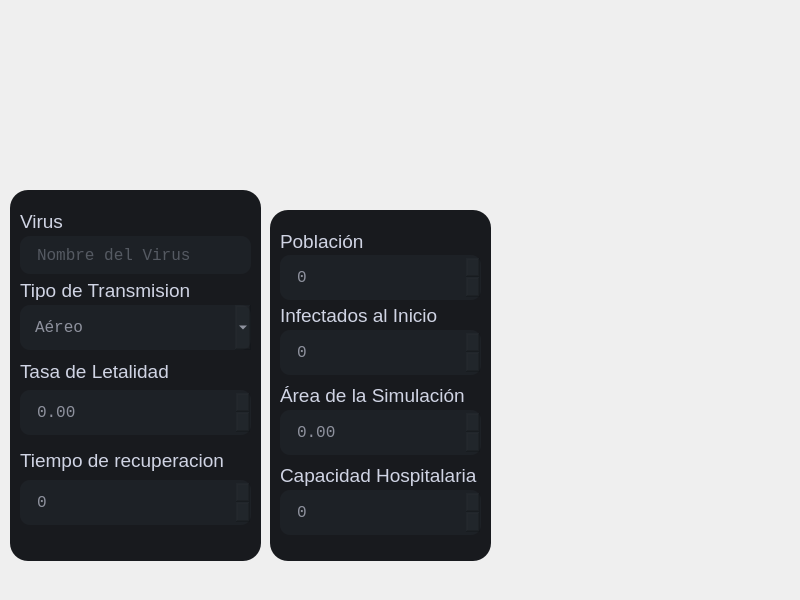
      <widget class="QStackedWidget" name="tarjeta">
       <property name="geometry">
        <rect>
         <x>70</x>
         <y>0</y>
         <width>800</width>
         <height>600</height>
        </rect>
       </property>
       <property name="styleSheet">
        <string notr="true">background: none;</string>
       </property>
       <widget class="QWidget" name="panel">
        <property name="styleSheet">
         <string notr="true">background:transparent;</string>
        </property>
        <widget class="QFrame" name="frame_21">
         <property name="geometry">
          <rect>
           <x>0</x>
           <y>170</y>
           <width>601</width>
           <height>401</height>
          </rect>
         </property>
         <property name="frameShape">
          <enum>QFrame::Shape::StyledPanel</enum>
         </property>
         <property name="frameShadow">
          <enum>QFrame::Shadow::Raised</enum>
         </property>
         <widget class="QFrame" name="frame_22">
          <property name="geometry">
           <rect>
            <x>10</x>
            <y>20</y>
            <width>251</width>
            <height>371</height>
           </rect>
          </property>
          <property name="styleSheet">
           <string notr="true">background-color: rgb(24, 26, 30);
border: 0px;
border-radius: 18px;
</string>
          </property>
          <property name="frameShape">
           <enum>QFrame::Shape::StyledPanel</enum>
          </property>
          <property name="frameShadow">
           <enum>QFrame::Shadow::Raised</enum>
          </property>
          <widget class="QLabel" name="info_8">
           <property name="geometry">
            <rect>
             <x>10</x>
             <y>20</y>
             <width>165</width>
             <height>21</height>
            </rect>
           </property>
           <property name="sizePolicy">
            <sizepolicy hsizetype="Fixed" vsizetype="Fixed">
             <horstretch>0</horstretch>
             <verstretch>0</verstretch>
            </sizepolicy>
           </property>
           <property name="font">
            <font>
             <family>Arial</family>
             <pointsize>14</pointsize>
            </font>
           </property>
           <property name="styleSheet">
            <string notr="true">background: none;
border: 0px;
color: rgb(98, 126, 152);</string>
           </property>
           <property name="text">
            <string>&lt;html&gt;&lt;head/&gt;&lt;body&gt;&lt;p&gt;&lt;span style=&quot; color:#d0d4e4;&quot;&gt;Virus&lt;/span&gt;&lt;/p&gt;&lt;/body&gt;&lt;/html&gt;</string>
           </property>
          </widget>
          <widget class="QComboBox" name="cb_tipo_v">
           <property name="geometry">
            <rect>
             <x>10</x>
             <y>115</y>
             <width>231</width>
             <height>45</height>
            </rect>
           </property>
           <property name="sizePolicy">
            <sizepolicy hsizetype="Expanding" vsizetype="Expanding">
             <horstretch>100</horstretch>
             <verstretch>0</verstretch>
            </sizepolicy>
           </property>
           <property name="maximumSize">
            <size>
             <width>354</width>
             <height>45</height>
            </size>
           </property>
           <property name="font">
            <font>
             <family>Consolas</family>
             <pointsize>12</pointsize>
            </font>
           </property>
           <property name="styleSheet">
            <string notr="true">border-radius: 10px;
	background-color: rgba(43, 47, 54, 80);
	color: rgba(208, 212, 228,160);;
	padding: 1px;
	padding-left: 15px;
	padding-right: 5px;</string>
           </property>
           <item>
            <property name="text">
             <string>Aéreo</string>
            </property>
           </item>
           <item>
            <property name="text">
             <string>Respiratorio</string>
            </property>
           </item>
           <item>
            <property name="text">
             <string>Contacto Directo</string>
            </property>
           </item>
           <item>
            <property name="text">
             <string>Fómites</string>
            </property>
           </item>
          </widget>
          <widget class="QLineEdit" name="le_nombre_virus">
           <property name="geometry">
            <rect>
             <x>10</x>
             <y>46</y>
             <width>231</width>
             <height>38</height>
            </rect>
           </property>
           <property name="sizePolicy">
            <sizepolicy hsizetype="Expanding" vsizetype="Expanding">
             <horstretch>100</horstretch>
             <verstretch>0</verstretch>
            </sizepolicy>
           </property>
           <property name="maximumSize">
            <size>
             <width>354</width>
             <height>45</height>
            </size>
           </property>
           <property name="font">
            <font>
             <family>Consolas</family>
             <pointsize>12</pointsize>
            </font>
           </property>
           <property name="autoFillBackground">
            <bool>false</bool>
           </property>
           <property name="styleSheet">
            <string notr="true">QLineEdit{
	border-radius: 10px;
	background-color: rgba(43, 47, 54, 80);
	color: rgba(208, 212, 228,160);;
	padding: 1px;
	padding-left: 15px;
	padding-right: 5px;
}</string>
           </property>
           <property name="inputMask">
            <string/>
           </property>
           <property name="text">
            <string/>
           </property>
           <property name="placeholderText">
            <string>Nombre del Virus</string>
           </property>
           <property name="clearButtonEnabled">
            <bool>false</bool>
           </property>
          </widget>
          <widget class="QLabel" name="info_10">
           <property name="geometry">
            <rect>
             <x>10</x>
             <y>89</y>
             <width>191</width>
             <height>21</height>
            </rect>
           </property>
           <property name="sizePolicy">
            <sizepolicy hsizetype="Fixed" vsizetype="Fixed">
             <horstretch>0</horstretch>
             <verstretch>0</verstretch>
            </sizepolicy>
           </property>
           <property name="font">
            <font>
             <family>Arial</family>
             <pointsize>14</pointsize>
            </font>
           </property>
           <property name="styleSheet">
            <string notr="true">background: none;
border: 0px;
color: rgb(98, 126, 152);</string>
           </property>
           <property name="text">
            <string>&lt;html&gt;&lt;head/&gt;&lt;body&gt;&lt;p&gt;&lt;span style=&quot; color:#d0d4e4;&quot;&gt;Tipo de Transmision&lt;/span&gt;&lt;/p&gt;&lt;/body&gt;&lt;/html&gt;</string>
           </property>
          </widget>
          <widget class="QLabel" name="info_9">
           <property name="geometry">
            <rect>
             <x>10</x>
             <y>170</y>
             <width>165</width>
             <height>21</height>
            </rect>
           </property>
           <property name="sizePolicy">
            <sizepolicy hsizetype="Fixed" vsizetype="Fixed">
             <horstretch>0</horstretch>
             <verstretch>0</verstretch>
            </sizepolicy>
           </property>
           <property name="font">
            <font>
             <family>Arial</family>
             <pointsize>14</pointsize>
            </font>
           </property>
           <property name="styleSheet">
            <string notr="true">background: none;
border: 0px;
color: rgb(98, 126, 152);</string>
           </property>
           <property name="text">
            <string>&lt;html&gt;&lt;head/&gt;&lt;body&gt;&lt;p&gt;&lt;span style=&quot; color:#d0d4e4;&quot;&gt;Tasa de Letalidad&lt;/span&gt;&lt;/p&gt;&lt;/body&gt;&lt;/html&gt;</string>
           </property>
          </widget>
          <widget class="QDoubleSpinBox" name="dsb_letalidad">
           <property name="geometry">
            <rect>
             <x>10</x>
             <y>200</y>
             <width>231</width>
             <height>45</height>
            </rect>
           </property>
           <property name="font">
            <font>
             <family>Consolas</family>
             <pointsize>12</pointsize>
            </font>
           </property>
           <property name="styleSheet">
            <string notr="true">border-radius: 10px;
	background-color: rgba(43, 47, 54, 80);
	color: rgba(208, 212, 228,160);;
	padding: 1px;
	padding-left: 15px;
	padding-right: 5px;</string>
           </property>
          </widget>
          <widget class="QSpinBox" name="sb_recuperacion">
           <property name="geometry">
            <rect>
             <x>10</x>
             <y>290</y>
             <width>231</width>
             <height>45</height>
            </rect>
           </property>
           <property name="font">
            <font>
             <family>Consolas</family>
             <pointsize>12</pointsize>
            </font>
           </property>
           <property name="styleSheet">
            <string notr="true">border-radius: 10px;
	background-color: rgba(43, 47, 54, 80);
	color: rgba(208, 212, 228,160);;
	padding: 1px;
	padding-left: 15px;
	padding-right: 5px;</string>
           </property>
           <property name="maximum">
            <number>365</number>
           </property>
          </widget>
          <widget class="QLabel" name="info_11">
           <property name="geometry">
            <rect>
             <x>10</x>
             <y>260</y>
             <width>221</width>
             <height>21</height>
            </rect>
           </property>
           <property name="sizePolicy">
            <sizepolicy hsizetype="Fixed" vsizetype="Fixed">
             <horstretch>0</horstretch>
             <verstretch>0</verstretch>
            </sizepolicy>
           </property>
           <property name="font">
            <font>
             <family>Arial</family>
             <pointsize>14</pointsize>
            </font>
           </property>
           <property name="styleSheet">
            <string notr="true">background: none;
color: rgb(208, 212, 228);
border: 0px;</string>
           </property>
           <property name="text">
            <string>Tiempo de recuperacion</string>
           </property>
          </widget>
         </widget>
         <widget class="QFrame" name="frame_23">
          <property name="geometry">
           <rect>
            <x>270</x>
            <y>40</y>
            <width>221</width>
            <height>351</height>
           </rect>
          </property>
          <property name="styleSheet">
           <string notr="true">background-color: rgb(24, 26, 30);
border: 0px;
border-radius: 18px;
</string>
          </property>
          <property name="frameShape">
           <enum>QFrame::Shape::StyledPanel</enum>
          </property>
          <property name="frameShadow">
           <enum>QFrame::Shadow::Raised</enum>
          </property>
          <widget class="QLabel" name="info_12">
           <property name="geometry">
            <rect>
             <x>10</x>
             <y>20</y>
             <width>91</width>
             <height>21</height>
            </rect>
           </property>
           <property name="sizePolicy">
            <sizepolicy hsizetype="Fixed" vsizetype="Fixed">
             <horstretch>0</horstretch>
             <verstretch>0</verstretch>
            </sizepolicy>
           </property>
           <property name="font">
            <font>
             <family>Arial</family>
             <pointsize>14</pointsize>
            </font>
           </property>
           <property name="styleSheet">
            <string notr="true">background: none;
border: 0px;
color: rgb(98, 126, 152);</string>
           </property>
           <property name="text">
            <string>&lt;html&gt;&lt;head/&gt;&lt;body&gt;&lt;p&gt;&lt;span style=&quot; color:#d0d4e4;&quot;&gt;Población&lt;/span&gt;&lt;/p&gt;&lt;/body&gt;&lt;/html&gt;</string>
           </property>
          </widget>
          <widget class="QSpinBox" name="sb_poblacion">
           <property name="geometry">
            <rect>
             <x>10</x>
             <y>45</y>
             <width>201</width>
             <height>45</height>
            </rect>
           </property>
           <property name="font">
            <font>
             <family>Consolas</family>
             <pointsize>12</pointsize>
            </font>
           </property>
           <property name="styleSheet">
            <string notr="true">border-radius: 10px;
	background-color: rgba(43, 47, 54, 80);
	color: rgba(208, 212, 228,160);;
	padding: 1px;
	padding-left: 15px;
	padding-right: 5px;</string>
           </property>
           <property name="maximum">
            <number>7000000</number>
           </property>
          </widget>
          <widget class="QLabel" name="info_13">
           <property name="geometry">
            <rect>
             <x>10</x>
             <y>95</y>
             <width>221</width>
             <height>21</height>
            </rect>
           </property>
           <property name="sizePolicy">
            <sizepolicy hsizetype="Fixed" vsizetype="Fixed">
             <horstretch>0</horstretch>
             <verstretch>0</verstretch>
            </sizepolicy>
           </property>
           <property name="font">
            <font>
             <family>Arial</family>
             <pointsize>14</pointsize>
            </font>
           </property>
           <property name="styleSheet">
            <string notr="true">background: none;
color: rgb(208, 212, 228);
border: 0px;</string>
           </property>
           <property name="text">
            <string>Infectados al Inicio</string>
           </property>
          </widget>
          <widget class="QSpinBox" name="sb_infectados">
           <property name="geometry">
            <rect>
             <x>10</x>
             <y>120</y>
             <width>201</width>
             <height>45</height>
            </rect>
           </property>
           <property name="font">
            <font>
             <family>Consolas</family>
             <pointsize>12</pointsize>
            </font>
           </property>
           <property name="styleSheet">
            <string notr="true">border-radius: 10px;
	background-color: rgba(43, 47, 54, 80);
	color: rgba(208, 212, 228,160);;
	padding: 1px;
	padding-left: 15px;
	padding-right: 5px;</string>
           </property>
           <property name="maximum">
            <number>10</number>
           </property>
          </widget>
          <widget class="QLabel" name="info_14">
           <property name="geometry">
            <rect>
             <x>10</x>
             <y>175</y>
             <width>221</width>
             <height>21</height>
            </rect>
           </property>
           <property name="sizePolicy">
            <sizepolicy hsizetype="Fixed" vsizetype="Fixed">
             <horstretch>0</horstretch>
             <verstretch>0</verstretch>
            </sizepolicy>
           </property>
           <property name="font">
            <font>
             <family>Arial</family>
             <pointsize>14</pointsize>
            </font>
           </property>
           <property name="styleSheet">
            <string notr="true">background: none;
border: 0px;
color: rgb(208, 212, 228);</string>
           </property>
           <property name="text">
            <string>Área de la Simulación</string>
           </property>
          </widget>
          <widget class="QLabel" name="info_15">
           <property name="geometry">
            <rect>
             <x>10</x>
             <y>255</y>
             <width>221</width>
             <height>21</height>
            </rect>
           </property>
           <property name="sizePolicy">
            <sizepolicy hsizetype="Fixed" vsizetype="Fixed">
             <horstretch>0</horstretch>
             <verstretch>0</verstretch>
            </sizepolicy>
           </property>
           <property name="font">
            <font>
             <family>Arial</family>
             <pointsize>14</pointsize>
            </font>
           </property>
           <property name="styleSheet">
            <string notr="true">background: none;
border: 0px;
color: rgb(208, 212, 228);
</string>
           </property>
           <property name="text">
            <string>Capacidad Hospitalaria</string>
           </property>
          </widget>
          <widget class="QSpinBox" name="sb_capacidadH">
           <property name="geometry">
            <rect>
             <x>10</x>
             <y>280</y>
             <width>201</width>
             <height>45</height>
            </rect>
           </property>
           <property name="font">
            <font>
             <family>Consolas</family>
             <pointsize>12</pointsize>
            </font>
           </property>
           <property name="styleSheet">
            <string notr="true">border-radius: 10px;
	background-color: rgba(43, 47, 54, 80);
	color: rgba(208, 212, 228,160);;
	padding: 1px;
	padding-left: 15px;
	padding-right: 5px;</string>
           </property>
           <property name="maximum">
            <number>1000</number>
           </property>
          </widget>
          <widget class="QDoubleSpinBox" name="dsb_area">
           <property name="geometry">
            <rect>
             <x>10</x>
             <y>200</y>
             <width>201</width>
             <height>45</height>
            </rect>
           </property>
           <property name="font">
            <font>
             <family>Consolas</family>
             <pointsize>12</pointsize>
            </font>
           </property>
           <property name="styleSheet">
            <string notr="true">border-radius: 10px;
	background-color: rgba(43, 47, 54, 80);
	color: rgba(208, 212, 228,160);;
	padding: 1px;
	padding-left: 15px;
	padding-right: 5px;</string>
           </property>
           <property name="maximum">
            <double>100000000.989999994635582</double>
           </property>
          </widget>
         </widget>
        </widget>
       </widget>
      </widget>
